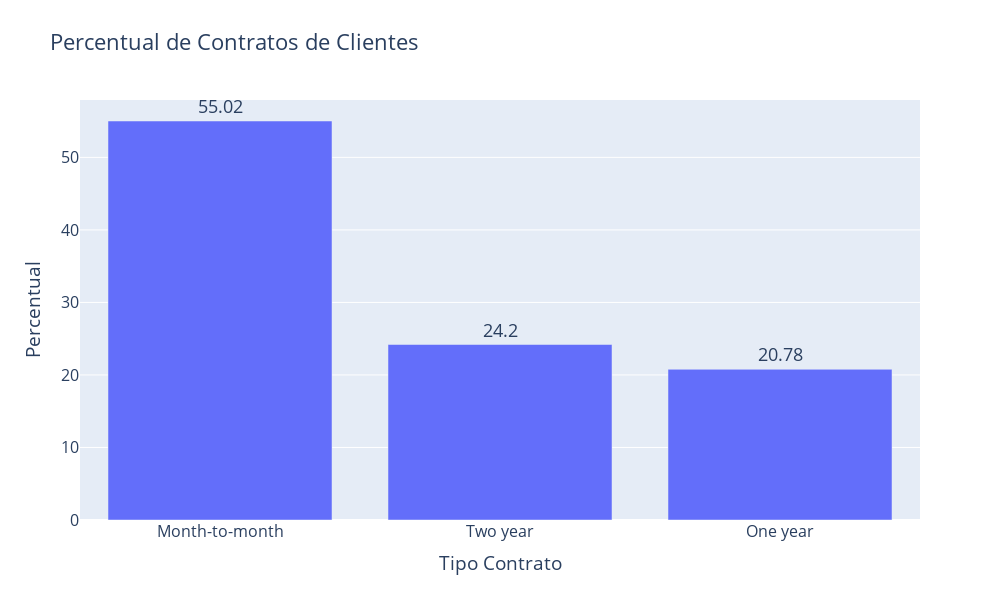

Notebook code cell kept with this figure:
### Markdown cell above
### Coluna Tipo Contrato

### Code cell
contagem_tipo_contrato = df['Tipo_Contrato'].value_counts().reset_index(name = 'Contagem')
contagem_tipo_contrato['Percentual'] = ((contagem_tipo_contrato['Contagem'] / len(df)) * 100).round(2)
print(contagem_tipo_contrato, '\n')

fig = px.bar(
    contagem_tipo_contrato,
    x = 'Tipo_Contrato',
    y = 'Percentual',
    template = 'plotly',
    labels = {
        'Tipo_Contrato': 'Tipo Contrato'
    },
    title = 'Percentual de Contratos de Clientes',
    width = 1000,
    height = 600,
    text_auto = True
)

fig.update_layout(
    font = dict(
        size = 16
    ),
    hoverlabel = dict(
        font = dict(
            size = 14
        )
    )
)

fig.update_traces(
    textfont_size = 18,
    textposition = 'outside'
)

fig.show()

### Figure 1 — Plotly figure (JSON) as saved in the notebook; plotly's stock layout.template omitted (floating-point values rounded to 4 significant figures)
{"data": [{"hovertemplate": "Tipo Contrato=%{x}<br>Percentual=%{y}<extra></extra>", "legendgroup": "", "marker": {"color": "#636efa", "pattern": {"shape": ""}}, "name": "", "orientation": "v", "showlegend": false, "textposition": "outside", "texttemplate": "%{y}", "x": ["Month-to-month", "Two year", "One year"], "xaxis": "x", "y": [55.02, 24.2, 20.78], "yaxis": "y", "type": "bar", "textfont": {"size": 18}}], "layout": {"xaxis": {"anchor": "y", "domain": [0.0, 1.0], "title": {"text": "Tipo Contrato"}}, "yaxis": {"anchor": "x", "domain": [0.0, 1.0], "title": {"text": "Percentual"}}, "legend": {"tracegroupgap": 0}, "title": {"text": "Percentual de Contratos de Clientes"}, "barmode": "relative", "height": 600, "width": 1000, "font": {"size": 16}, "hoverlabel": {"font": {"size": 14}}}}
